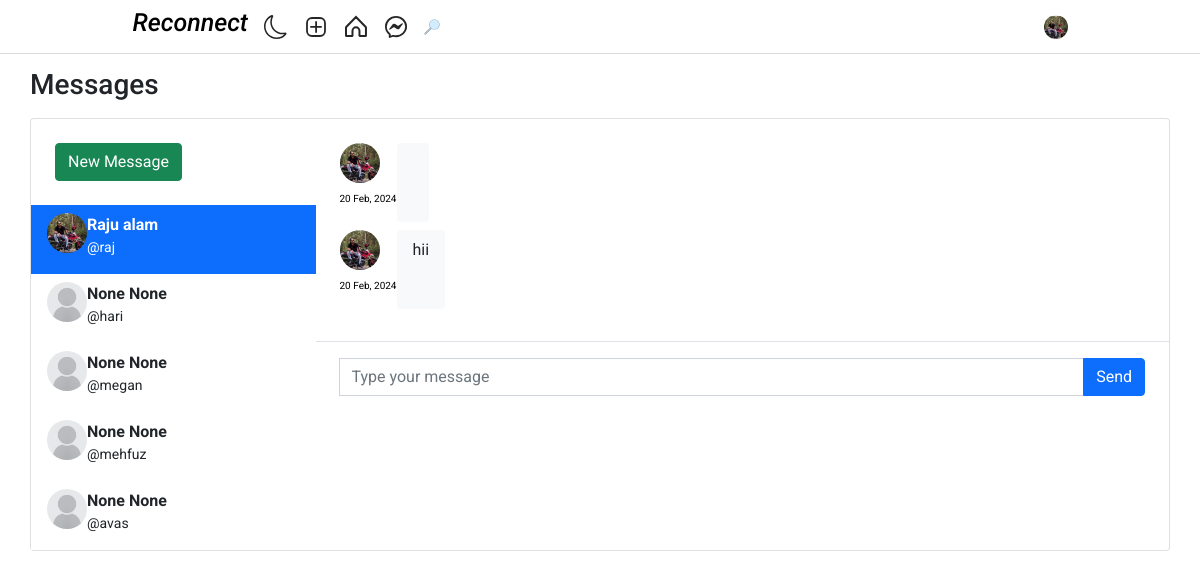
Screenshot of /message/ (signed in) with the database file from the repository.
### authy/models.py (models this page shows, shortened)
class Profile(models.Model):
    user = models.OneToOneField(User, related_name='profile', on_delete=models.CASCADE)
    image = models.ImageField(upload_to="profile_pciture", null=True, default="default.jpg")
    first_name = models.CharField(max_length=200, null=True, blank=True)
    last_name = models.CharField(max_length=200, null=True, blank=True)
    bio = models.CharField(max_length=200, null=True, blank=True)
    location = models.CharField(max_length=200, null=True, blank=True)
    url = models.URLField(max_length=200, null=True, blank=True)
    favourite = models.ManyToManyField(Post, blank=True)

### directs/models.py (models this page shows, shortened)
class Message(models.Model):
    user = models.ForeignKey(User, on_delete=models.CASCADE, related_name="user")
    sender = models.ForeignKey(User, on_delete=models.CASCADE, related_name="from_user")
    reciepient = models.ForeignKey(User, on_delete=models.CASCADE, related_name="to_user")
    body = models.TextField(null=True)
    date = models.DateTimeField(auto_now_add=True)
    is_read = models.BooleanField(default=False)
    def get_message(user):
        users = []
        messages = Message.objects.filter(user=user).values('reciepient').annotate(last=Max('date')).order_by('-last')
        for message in messages:
            users.append({
                'user': User.objects.get(pk=message['reciepient']),
                'last': message['last'],
                'unread': Message.objects.filter(user=user, reciepient__pk=message['reciepient'], is_read=False).count()
            })
        return users

### directs/views.py (the view)
# urls.py: path('', inbox, name="message"),
@login_required
def inbox(request):
    user = request.user
    messages = Message.get_message(user=request.user)
    active_direct = None
    directs = None
    profile = get_object_or_404(Profile, user=user)
    if messages:
        message = messages[0]
        active_direct = message['user'].username
        directs = Message.objects.filter(user=request.user, reciepient=message['user'])
        directs.update(is_read=True)
        for message in messages:
            if message['user'].username == active_direct:
                message['unread'] = 0
    context = {
        'directs':directs,
        'messages': messages,
        'active_direct': active_direct,
        'profile': profile,
    }
    return render(request, 'directs/direct.html', context)

### templates/directs/direct.html (shortened to what this page needs)
{% extends 'base.html' %}
{% load static %}
{% block content %}
<head>
	<link href="https://cdn.jsdelivr.net/npm/bootstrap@5.1.3/dist/css/bootstrap.min.css" rel="stylesheet">
</head>
<br><br>
<main class="conetent">
    <div class="container p-0">
		<h1 class="h3 mb-3">Messages</h1>
		<div class="card">
			<div class="row g-0">
				<div class="col-12 col-lg-12 col-xl-3 border-right chat-messages" >
					<div class="px-4 d-none d-md-block">
						<div class="d-flex align-items-center">
							<div class="flex-grow-1">
								<a href="{% url 'search-users' %}" class="btn btn-success mt-4 mb-4">New Message</a>
							</div>
						</div>
					</div>
					{% for message in messages %}
					<a href="{% url 'directs' message.user.username %}" class="list-group-item list-group-item-action border-0 {% if active_direct == message.user.username %}active{% endif %}">
						<div class="d-flex align-items-start pb-2">
								<img src="{{ message.user.profile.image.url }}" class="rounded-circle mr-1" alt="img" width="40" height="40">
							<div class="flex-grow-1 ml-6">
								<b>{{message.user.profile.first_name}} {{message.user.profile.last_name}}</b>
								<div class="small"> @{{message.user.username}}</div>
							</div>
						</div>
					</a>
					{% endfor %}
				</div>
				<div class="col-12 col-lg-7 col-xl-9">
					<div class="position-relative">
						<div class="chat-messages p-4">
									{% for direct in directs %}
										{% if direct.sender == request.user %}
											<div class="chat-message-right pb-2">
												<div>
													<a href=""><img src="{{ direct.sender.profile.image.url }}" class="rounded-circle mr-1" alt="img" width="40" height="40"></a>
													<div class="text-muted small text-nowrap mt-2" style="font-size:10px; color: rgba(180, 180, 180, 0);"><p style="font-size:10px; color: black;">{{direct.date|date:"d M, Y"}}</p></div>
												</div>
												<div class="flex-shrink-1 bg-light rounded py-2 px-3 ml-3">
													{{direct.body}}
												</div>
											</div>
										{% else %}
											<div class="chat-message-left pb-2">
												<div>
													<a href=""><img src="{{ direct.sender.profile.image.url }}" class="rounded-circle mr-1" alt="img" width="40" height="40"></a>
													<div class="text-muted small text-nowrap mt-2" style="font-size:10px; color: rgba(180, 180, 180, 0);"><p style="font-size:10px; color: black;">{{direct.date|date:"d M, Y"}}</p></div>
												</div>
												<div class="flex-shrink-1 bg-light rounded py-2 px-3 ml-3">
													{{direct.body}}
												</div>
											</div>
										{% endif %}
									{% endfor %}
						</div>
					</div>
						<div class="flex-grow-0 py-3 px-4 border-top">
							<form method="POST" action="{% url 'send-directs' %}">
								<div class="input-group">
									<input name="body" type="text" class="form-control" placeholder="Type your message">
									<button class="btn btn-primary" type="submit">Send</button>
								</div>
							</form>
						</div>
				</div>
			</div>
		</div>
	</div>
</main>
</html>
{% endblock content %}

### templates/base.html (shortened to what this page needs)
{% load static %}
<!DOCTYPE html>
<html lang="en">
<head>
    <link rel="stylesheet" href="https://cdn.jsdelivr.net/npm/bootstrap-icons@1.8.1/font/bootstrap-icons.css">
    <link href="https://cdn.jsdelivr.net/npm/bootstrap@5.1.3/dist/css/bootstrap.min.css" rel="stylesheet">
    <link rel="stylesheet" type="text/css" href="{% static 'assets1/style.css' %}">
</head>
<body>
    <header class="header">
        <nav class="header__content">
            <div class="header__buttons">
                    <h1  style="font-size: 25px; color: black; font-style: italic;">Reconnect</h1>
                <button class="header__theme-button" title="Toggle Theme">
                </button>
                <div class="header__buttons header__buttons--desktop">
                    <a href="{% url 'newpost' %}">
                    </a>
                    <a href="{% url 'index' %}">
                    </a>
                    <a href="{% url 'message' %}">
                    </a>
                    <a href="{% url 'search-users' %}">
                </a>
                </div>
            </div>
            <button class="profile-button">
                <a href="{% url 'profile' request.user %}">
                    <div class="profile-button__picture">
                        <img src="{{request.user.profile.image.url}}" alt="User Picture">
                    </div>
                </a>
            </button>
        </nav>
    </header>
    {% block content %}
    {% endblock content %}
</body>
</html>

### static/assets1/style.css (style rules this page uses)
*, *::after, *::before { box-sizing: border-box; margin: 0; padding: 0; }
*, button, input, select, textarea { font-family: 'Roboto', sans-serif; }
:root { --primary: hsl(0, 0%, 100%); --secondary: hsl(0, 0%, 98%); --border: hsl(0, 0%, 86%); --img-border: hsla(0, 0%, 0%, 0.1); --text-dark: hsl(0, 0%, 15%); --text-light: hsl(0, 0%, 60%); --like: hsl(355, 82%, 61%); --link: hsl(204, 100%, 48%); --header-height: 44px; --nav-height: 44px; }
body { min-height: 100vh; display: flex; flex-direction: column; overflow-y: auto; }
svg { display: block; }
img { max-width: 100%; }
.header { width: 100%; height: var(--header-height); background-color: var(--primary); display: flex; justify-content: center; position: fixed; top: 0; left: 0; z-index: 2; }
.header::after { content: ''; position: absolute; bottom: 0; width: 100%; height: 1px; background-color: var(--border); }
.header__content { width: 100%; max-width: 975px; padding: 0 14px; display: flex; justify-content: space-between; align-items: center; }
.header__theme-button { background-color: transparent; border: none; cursor: pointer; }
.header__theme-button-moon { display: unset; }
.header__buttons { display: flex; align-items: center; gap: 16px; }
.profile-button { background-color: transparent; border: none; outline: none; cursor: pointer; position: relative; }
.profile-button__picture { width: 24px; height: 24px; border-radius: 50%; overflow: hidden; position: relative; }
.profile-button__picture::after { content: ''; position: absolute; top: 0; bottom: 0; left: 0; right: 0; border: 1px solid var(--img-border); border-radius: 50%; }
@media (min-width: 768px) { :root { --header-height: 54px; --nav-height: 0px; } }
@media (min-width: 768px) { .header__content { padding: 0 20px; } }

### templates/directs/direct.html (style rules this page uses)
body { margin-top:20px; }
.chat-messages { display: flex; flex-direction: column; max-height: 800px; overflow-y: scroll }
.chat-message-left, .chat-message-right { display: flex; flex-shrink: 0 }
.chat-message-left { margin-right: auto }
.py-3 { padding-top: 1rem!important; padding-bottom: 1rem!important; }
.px-4 { padding-right: 1.5rem!important; padding-left: 1.5rem!important; }
.flex-grow-0 { flex-grow: 0!important; }
.border-top { border-top: 1px solid #dee2e6!important; }

### rows the page displays
Message: sender.profile.image (picture), date "20 Feb, 2024"
Message: sender.profile.image (picture), date "20 Feb, 2024", body "hii"

### other values shown
{{ message.user.profile.first_name }} "Raju"
{{ message.user.profile.last_name }} "alam"
{{ message.user.username }} "raj"
{{ message.user.profile.first_name }} "None"
{{ message.user.profile.last_name }} "None"
{{ message.user.username }} "hari"
{{ message.user.username }} "megan"
{{ message.user.username }} "mehfuz"
{{ message.user.username }} "avas"
